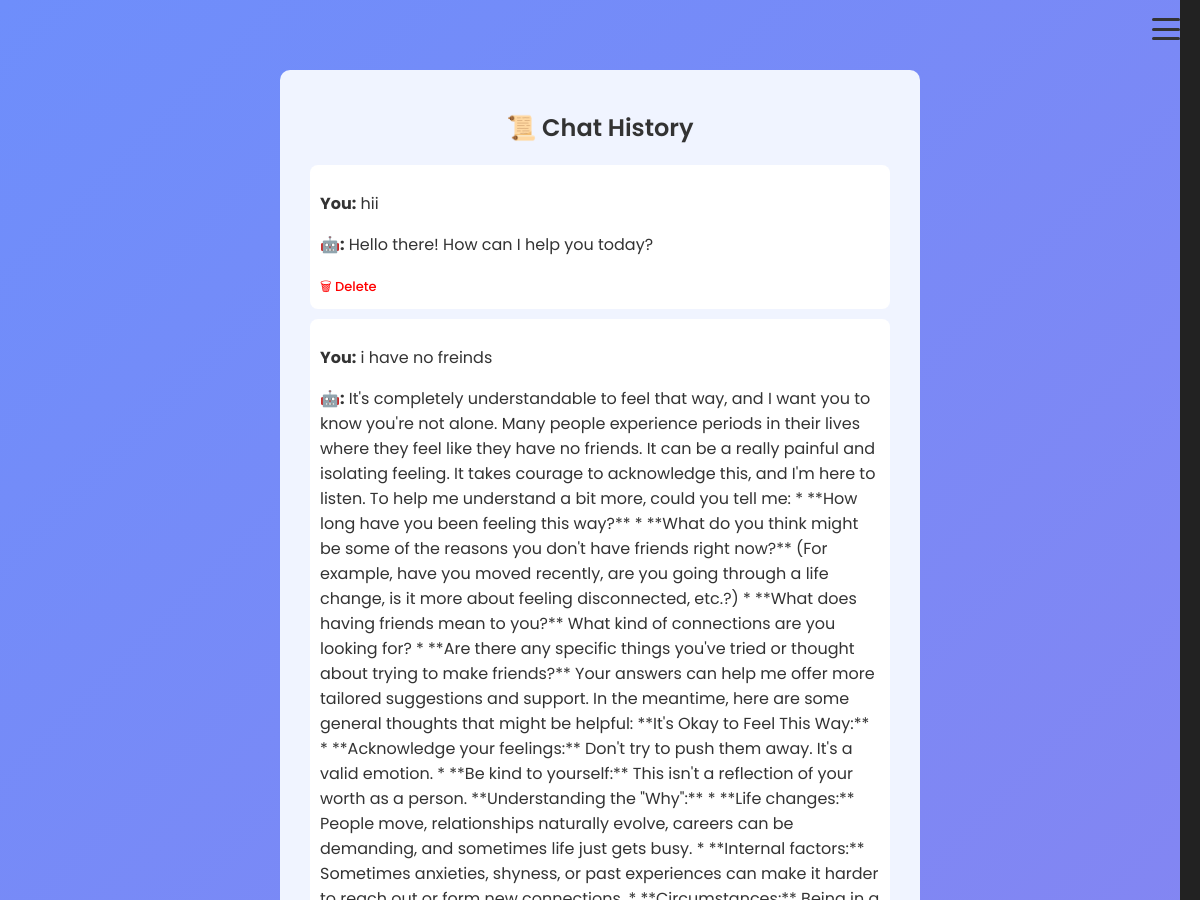
The app's page /chatbot/history/ (signed in, upper part), older data.
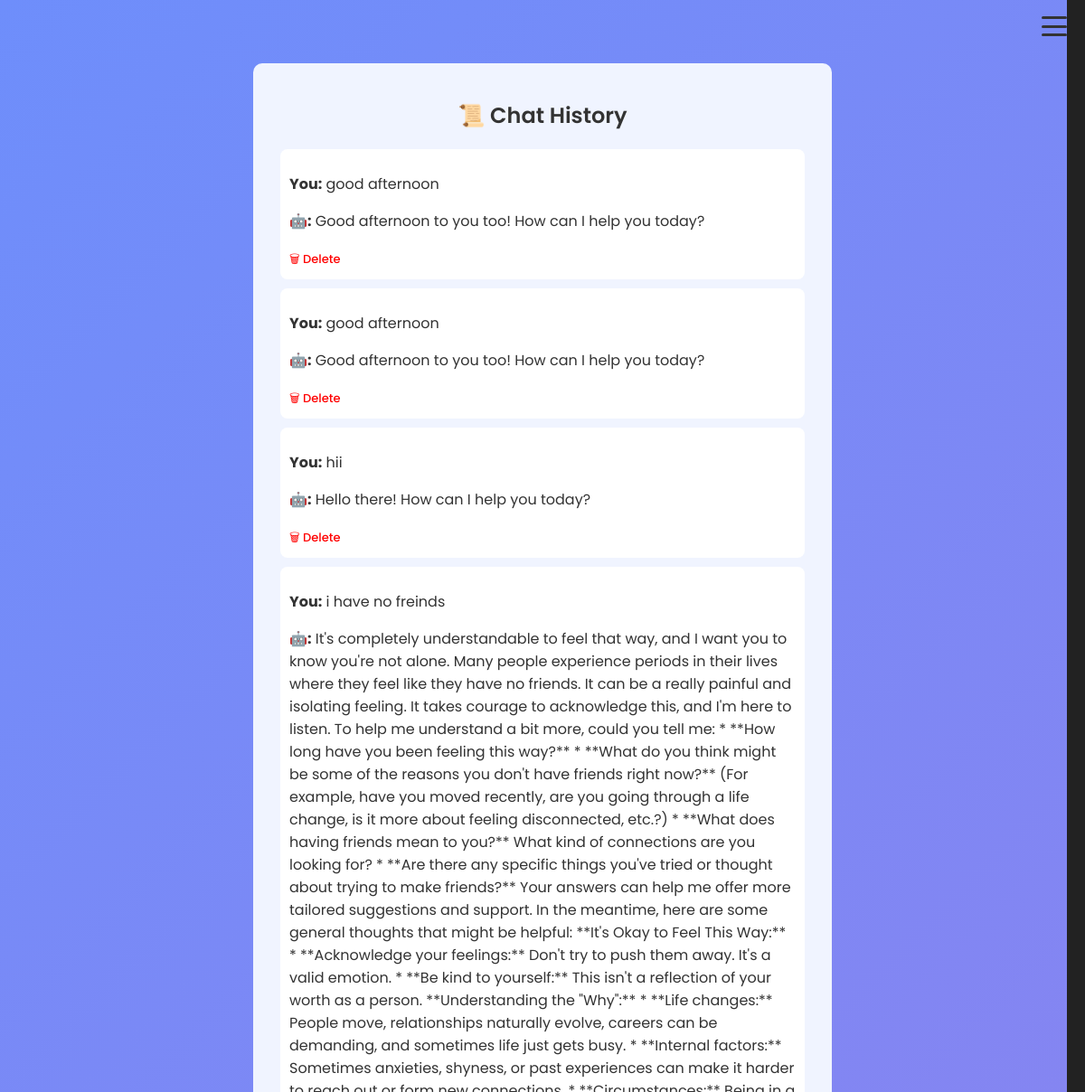
The same page, newer data.
### predictor/models.py (models this page shows, shortened)
class ChatHistory(models.Model):
    user = models.ForeignKey(User, on_delete=models.CASCADE)
    message = models.TextField()
    response = models.TextField()
    timestamp = models.DateTimeField(auto_now_add=True)

### predictor/views.py (the view)
# urls.py: path("chatbot/history/", views.chat_history, name="chat_history"),
@login_required
def chat_history(request):
    chats = ChatHistory.objects.filter(user=request.user).order_by("-timestamp")
    return render(request, "predictor/chat_history.html", {"chats": chats})

### predictor/templates/predictor/chat_history.html (shortened to what this page needs)
{% extends "predictor/base.html" %}
{% block content %}
<div style="max-width:600px; margin:40px auto; text-align:center; background:#f0f4ff; border-radius:10px; padding:20px;">
    <h2>📜 Chat History</h2>
    {% if chats %}
        {% for chat in chats %}
        <div style="background:white; margin:10px; padding:10px; border-radius:8px; text-align:left;">
            <p><b>You:</b> {{ chat.message }}</p>
            <p><b>🤖:</b> {{ chat.response }}</p>
            <a href="{% url 'delete_chat' chat.id %}" style="color:red; font-size:13px;">🗑 Delete</a>
        </div>
        {% endfor %}
    {% else %}
        <p>No chat history found.</p>
    {% endif %}
    <br>
</div>
{% endblock %}

Row changes from the older to the newer data that the page shows:
added ChatHistory: message "good afternoon", response "Good afternoon to you too! How can I help you today?"
added ChatHistory: message "good afternoon", response "Good afternoon to you too! How can I help you today?"
